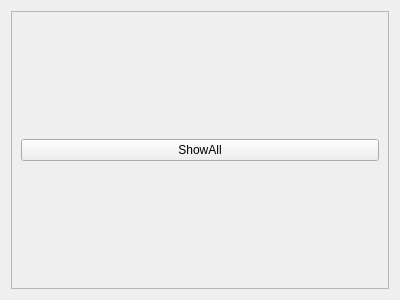
<?xml version="1.0" encoding="UTF-8"?>
<ui version="4.0">
 <class>Network</class>
 <widget class="QWidget" name="Network">
  <property name="geometry">
   <rect>
    <x>0</x>
    <y>0</y>
    <width>400</width>
    <height>300</height>
   </rect>
  </property>
  <property name="windowTitle">
   <string>Form</string>
  </property>
  <layout class="QVBoxLayout" name="verticalLayout">
   <item>
    <widget class="QScrollArea" name="scrollArea">
     <property name="widgetResizable">
      <bool>true</bool>
     </property>
     <widget class="QWidget" name="scrollAreaWidgetContents">
      <property name="geometry">
       <rect>
        <x>0</x>
        <y>0</y>
        <width>380</width>
        <height>280</height>
       </rect>
      </property>
      <layout class="QGridLayout" name="gridLayout_2">
       <item row="0" column="0">
        <layout class="QVBoxLayout" name="network"/>
       </item>
       <item row="1" column="0">
        <widget class="QPushButton" name="showallButton">
         <property name="text">
          <string>ShowAll</string>
         </property>
        </widget>
       </item>
      </layout>
     </widget>
    </widget>
   </item>
  </layout>
 </widget>
 <resources/>
 <connections/>
</ui>
